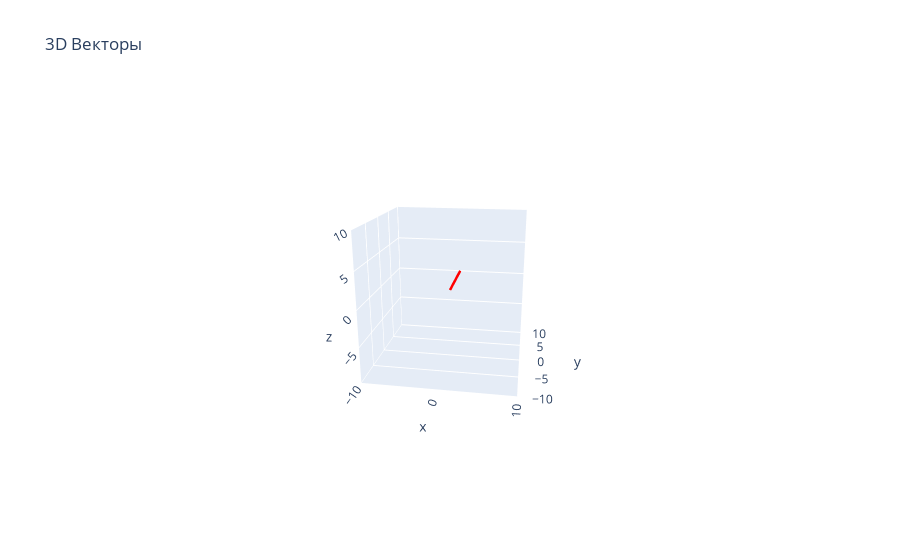

Notebook code cell kept with this figure:
### Markdown cell above
## Example_1

Найдем координаты вектора на плоскости, при данных его модуле и угле по отношению к оси OX:

### Code cell
mod = 12
angle = 90

anlge_radian = np.radians(angle)
x = mod * np.cos(anlge_radian)
y = mod * np.sin(anlge_radian)
vec = np.array([x, y])


print(f"radian: {anlge_radian}")
print(f"x:{x}; y:{y}")
print(f"vec:{vec}")
plot_vectors(np.array([vec]))

### Figure 1 — Plotly figure (JSON) as saved in the notebook; plotly's stock layout.template omitted (floating-point values rounded to 4 significant figures)
{"data": [{"line": {"color": "red", "width": 5}, "mode": "lines", "type": "scatter3d", "x": [0, 12], "y": [0, 7.348e-16], "z": [0, 0]}, {"colorscale": [[0, "red"], [1, "red"]], "showscale": false, "sizemode": "absolute", "sizeref": 0.5, "type": "cone", "u": [0], "v": [7.348e-16], "w": [12], "x": [0], "y": [7.348e-16], "z": [12]}], "layout": {"scene": {"camera": {"eye": {"x": 3, "y": 0.5, "z": 1}}, "xaxis": {"range": [10, -10], "title": {"text": "y"}}, "yaxis": {"range": [-10, 10], "title": {"text": "x"}}, "zaxis": {"range": [-10, 10], "title": {"text": "z"}}}, "title": {"text": "3D Векторы"}}}
